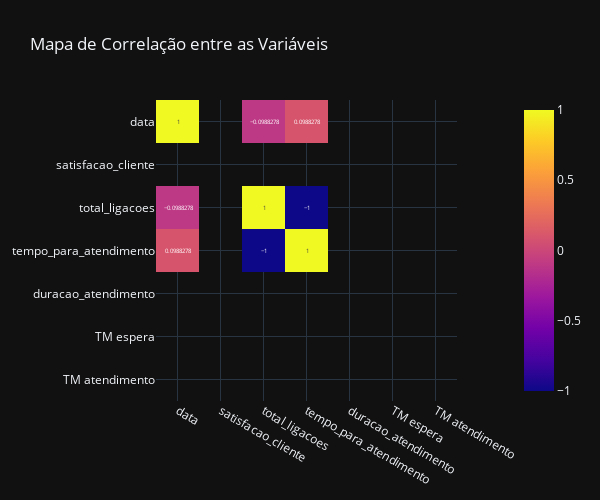

Notebook cell for this chart:
### Code cell
fig = px.imshow(df_plot.corr(), zmin=-1, zmax=1, width=600, height=500, text_auto=True,
          title='Mapa de Correlação entre as Variáveis')
fig.show()

### Figure 1 — Plotly figure (JSON) as saved in the notebook; plotly's stock layout.template omitted (floating-point values rounded to 4 significant figures)
{"data": [{"coloraxis": "coloraxis", "name": "0", "texttemplate": "%{z}", "x": ["data", "satisfacao_cliente", "total_ligacoes", "tempo_para_atendimento", "duracao_atendimento", "TM espera", "TM atendimento"], "y": ["data", "satisfacao_cliente", "total_ligacoes", "tempo_para_atendimento", "duracao_atendimento", "TM espera", "TM atendimento"], "z": [[1.0, NaN, -0.09883, 0.09883, NaN, NaN, NaN], [NaN, NaN, NaN, NaN, NaN, NaN, NaN], [-0.09883, NaN, 1.0, -1.0, NaN, NaN, NaN], [0.09883, NaN, -1.0, 1.0, NaN, NaN, NaN], [NaN, NaN, NaN, NaN, NaN, NaN, NaN], [NaN, NaN, NaN, NaN, NaN, NaN, NaN], [NaN, NaN, NaN, NaN, NaN, NaN, NaN]], "type": "heatmap", "xaxis": "x", "yaxis": "y", "hovertemplate": "x: %{x}<br>y: %{y}<br>color: %{z}<extra></extra>"}], "layout": {"xaxis": {"anchor": "y", "domain": [0.0, 1.0], "scaleanchor": "y", "constrain": "domain"}, "yaxis": {"anchor": "x", "domain": [0.0, 1.0], "autorange": "reversed", "constrain": "domain"}, "coloraxis": {"colorscale": [[0.0, "#0d0887"], [0.1111, "#46039f"], [0.2222, "#7201a8"], [0.3333, "#9c179e"], [0.4444, "#bd3786"], [0.5556, "#d8576b"], [0.6667, "#ed7953"], [0.7778, "#fb9f3a"], [0.8889, "#fdca26"], [1.0, "#f0f921"]], "cmin": -1, "cmax": 1}, "title": {"text": "Mapa de Correlação entre as Variáveis"}, "height": 500, "width": 600}}
